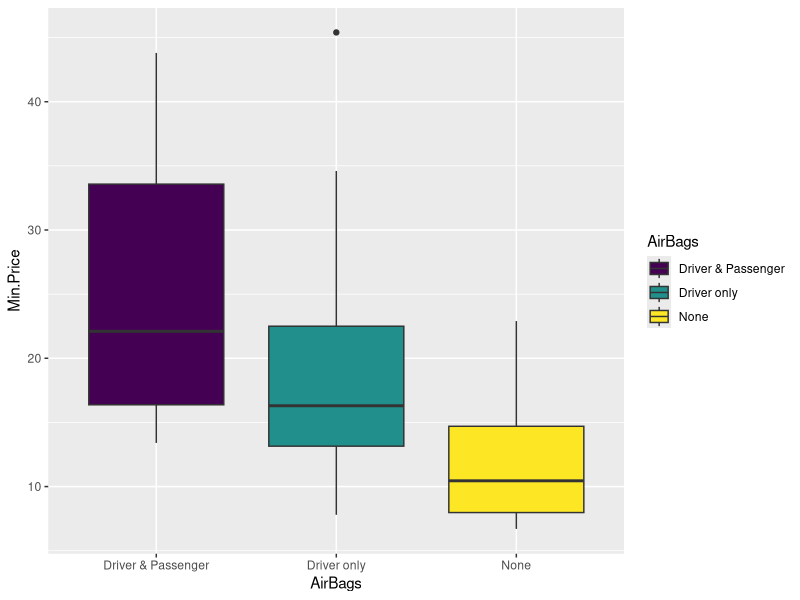

Generate this figure with R:
# Title     : TODO
# Objective : TODO
# Created by: justk
# Created on: 2021-05-04

library(ggplot2)
library(MASS)

p <- ggplot(Cars93, aes(x = AirBags, y = Min.Price))+geom_boxplot(aes(fill = AirBags))+scale_fill_viridis_d()
#scale_fill_viridis_d->얘는 색을 의미
p